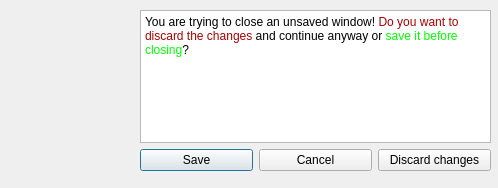
<?xml version="1.0" encoding="UTF-8"?>
<ui version="4.0">
 <class>SaveWarnWindow</class>
 <widget class="QDialog" name="SaveWarnWindow">
  <property name="geometry">
   <rect>
    <x>0</x>
    <y>0</y>
    <width>498</width>
    <height>188</height>
   </rect>
  </property>
  <property name="windowTitle">
   <string>Dialog</string>
  </property>
  <widget class="QWidget" name="">
   <property name="geometry">
    <rect>
     <x>140</x>
     <y>10</y>
     <width>351</width>
     <height>161</height>
    </rect>
   </property>
   <layout class="QVBoxLayout" name="verticalLayout">
    <item>
     <widget class="QTextBrowser" name="textBrowser">
      <property name="html">
       <string>&lt;!DOCTYPE HTML PUBLIC &quot;-//W3C//DTD HTML 4.0//EN&quot; &quot;http://www.w3.org/TR/REC-html40/strict.dtd&quot;&gt;
&lt;html&gt;&lt;head&gt;&lt;meta name=&quot;qrichtext&quot; content=&quot;1&quot; /&gt;&lt;style type=&quot;text/css&quot;&gt;
p, li { white-space: pre-wrap; }
&lt;/style&gt;&lt;/head&gt;&lt;body style=&quot; font-family:'Sans Serif'; font-size:9pt; font-weight:400; font-style:normal;&quot;&gt;
&lt;p style=&quot; margin-top:0px; margin-bottom:0px; margin-left:0px; margin-right:0px; -qt-block-indent:0; text-indent:0px;&quot;&gt;You are trying to close an unsaved window! &lt;span style=&quot; color:#aa0000;&quot;&gt;Do you want to discard the changes&lt;/span&gt; and continue anyway or &lt;span style=&quot; color:#00ff00;&quot;&gt;save it before closing&lt;/span&gt;?&lt;/p&gt;&lt;/body&gt;&lt;/html&gt;</string>
      </property>
     </widget>
    </item>
    <item>
     <layout class="QHBoxLayout" name="horizontalLayout">
      <item>
       <widget class="QPushButton" name="SaveButton">
        <property name="text">
         <string>Save</string>
        </property>
       </widget>
      </item>
      <item>
       <widget class="QPushButton" name="CancelButton">
        <property name="text">
         <string>Cancel</string>
        </property>
       </widget>
      </item>
      <item>
       <widget class="QPushButton" name="DiscardButton">
        <property name="text">
         <string>Discard changes</string>
        </property>
       </widget>
      </item>
     </layout>
    </item>
   </layout>
  </widget>
 </widget>
 <resources/>
 <connections/>
</ui>
